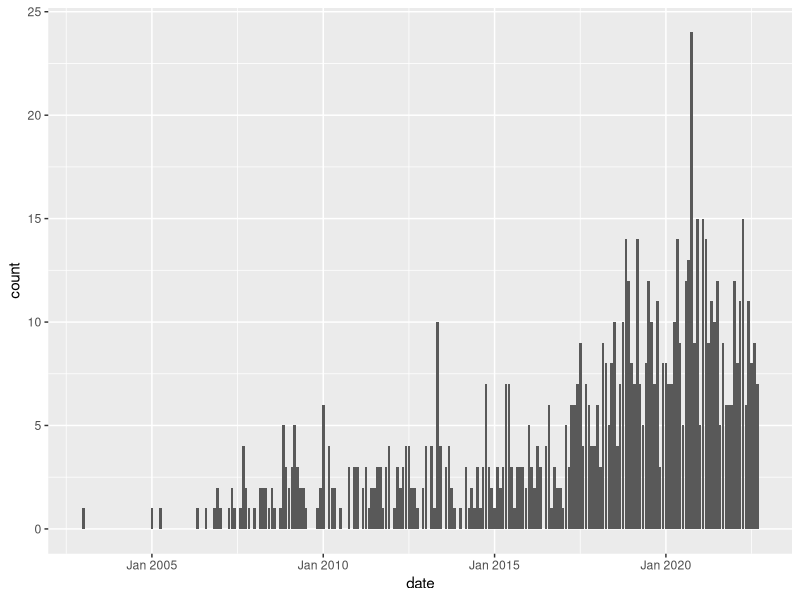
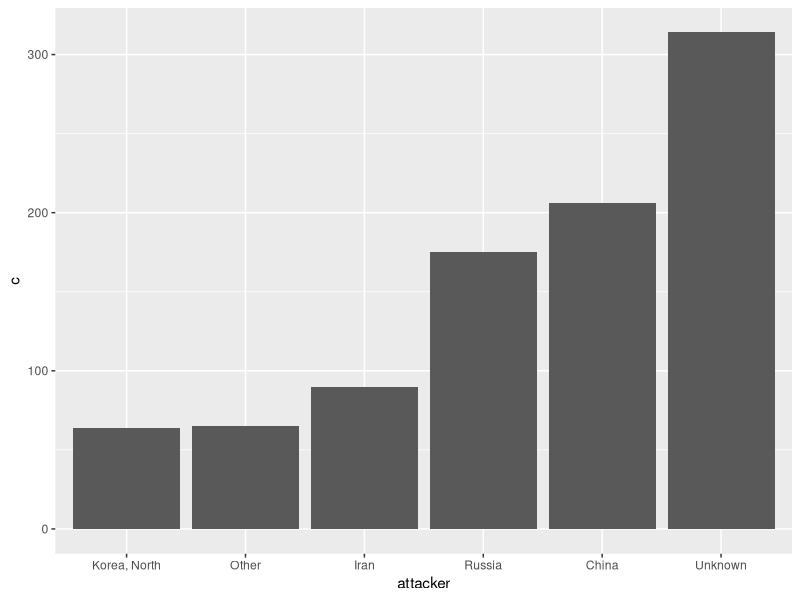
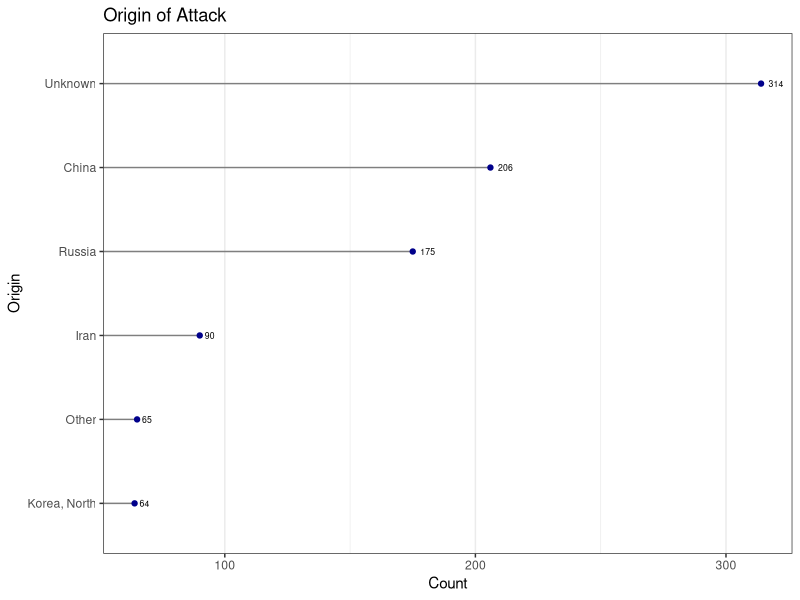
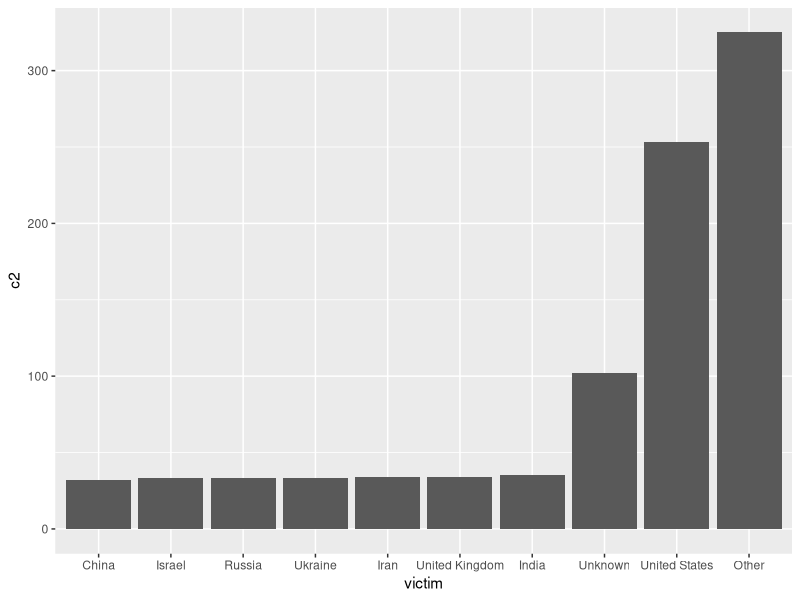

These figures' R source, in order:
## ---- chunk 1
library(zoo)
library(ggplot2)
library(dplyr)
## ---- chunk 2
df = read.csv('./data/cybersecurity_incidents_final.csv')
df = df %>% rename(attacker=country, victim=country.1)
## ---- chunk 3
df$date = as.yearmon(paste(df$year, df$month), "%Y %b")
ggplot(filter(df, year<=2022), aes(x=date)) +
  geom_bar()
## ---- chunk 4
# choosing cutoff = 50
attackers = df %>% group_by(attacker)  %>%
                    summarise(c = n()) %>% ungroup()
top_attackers = filter(attackers, c> 50)

# group the remaining data in a new "OTHER" category
df = df %>% mutate(s = ifelse(attacker %in% top_attackers$attacker, attacker, 'Other'))
# df$s = df$attacker
# df$s = as.factor(df$s)
# levels(df$s) = c(levels(df$s), 'Other')
# df$s[!(df$s %in% top_attackers)] = 'Other'

# group by attacker origin
df_attackers_o = df %>% group_by(s)  %>%
                    summarise(c = n())
# sort
df_attackers_o = df_attackers_o %>%
  arrange(c) %>%
  mutate(attacker=factor(s, levels=s))

ggplot(df_attackers_o, aes(x=attacker, y=c)) +
  geom_bar(stat='identity')
## ---- chunk 5
# Cleveland dot plot
ggplot(df_attackers_o, aes(c, reorder(s,c), label = c)) +
  geom_segment(aes(yend = s), xend = 0, colour = "grey50") +
  geom_point(col = 'darkblue') +
  geom_text(size = 2.2, hjust = -0.5, vjust = 0.5) + 
  theme_bw() +
  xlab('Count') +
  ylab('Origin') +
  ggtitle('Origin of Attack') +
  theme(panel.grid.major.y = element_blank()) 
## ---- chunk 6
# choosing cutoff = 30
victims = df %>% group_by(victim)  %>%
                    summarise(c2 = n()) %>% ungroup()
top_victims = filter(victims, c2> 30)

# group the remaining data in a new "OTHER" category
df = df %>% mutate(s2 = ifelse(victim %in% top_victims$victim, victim, 'Other'))
# df$s = df$attacker
# df$s = as.factor(df$s)
# levels(df$s) = c(levels(df$s), 'Other')
# df$s[!(df$s %in% top_attackers)] = 'Other'

# group by attacker origin
df_victims_o = df %>% group_by(s2)  %>%
                    summarise(c2 = n())
# sort
df_victims_o = df_victims_o %>%
  arrange(c2) %>%
  mutate(victim=factor(s2, levels=s2))

ggplot(df_victims_o, aes(x=victim, y=c2)) +
  geom_bar(stat='identity')
